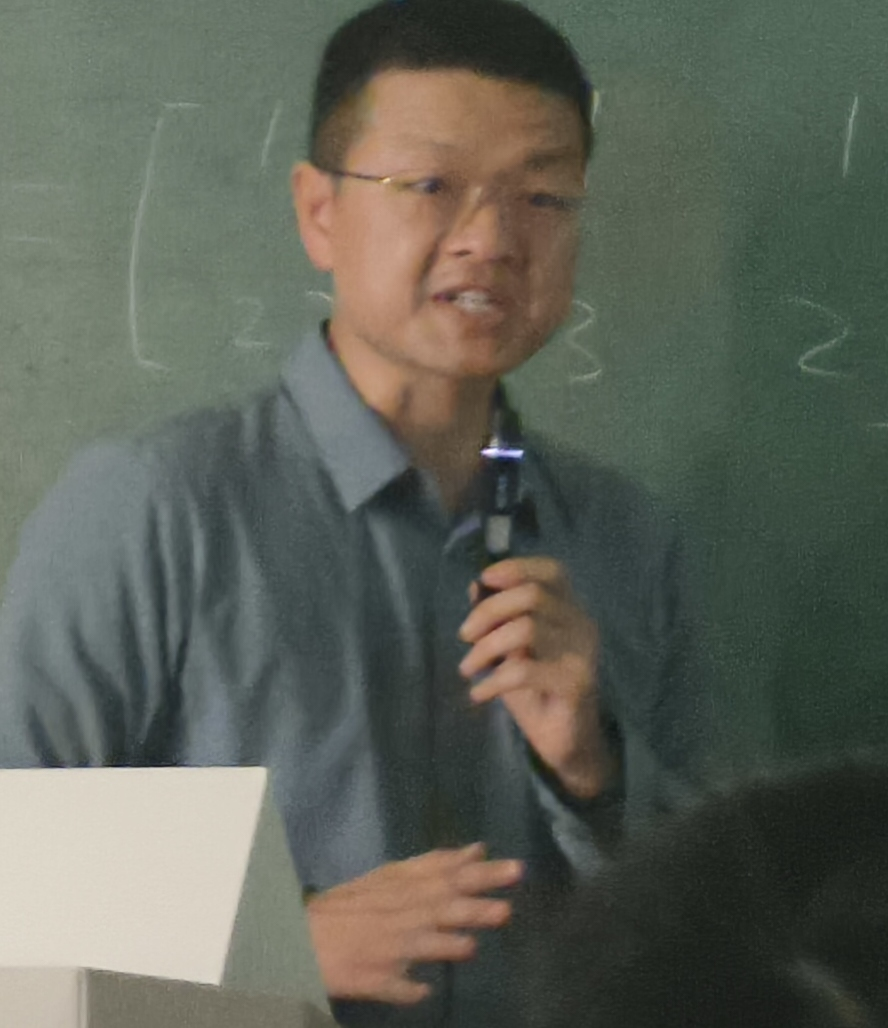
#> input picture AC&KB/yl.jpg, 888 x 1028 px
$ python YLhead_final.py
#> lines starting #> are read from the running program, lines starting #| are printed output that depends on the picture; after the words box and inside, x2 and y2 are one past the last pixel; in counts of white or black regions, pixels touching at a corner belong together
import cv2
y = cv2.imread('yl.jpg')
#> y is the input picture: shape (1028, 888, 3); mean B, G, R 87.7, 98.2, 94.1
q = cv2.imread('qian.jpg')
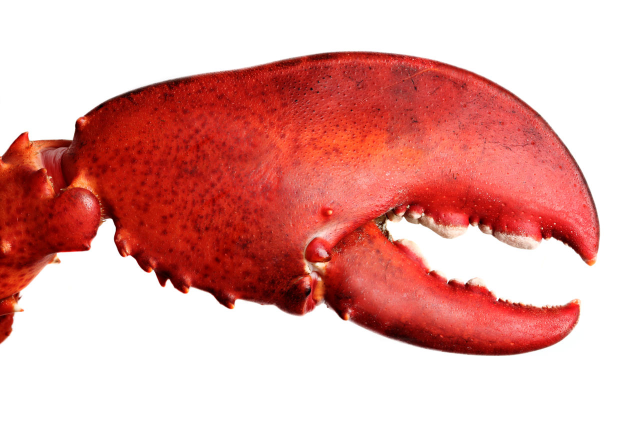
#> input picture AC&KB/qian.jpg, 1280 x 853 px (shown at 1/2 size)
#> q is the input picture: shape (853, 1280, 3); mean B, G, R 162.3, 166.4, 227.8
q = cv2.resize(q,(160,160))
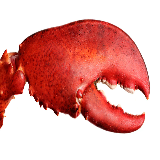
#> q: shape (160, 160, 3); mean B, G, R 162.2, 166.3, 227.7
rq = cv2.flip(q,1)
rq = cv2.resize(rq,(160,140))
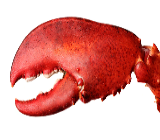
#> rq: shape (140, 160, 3); mean B, G, R 162.2, 166.2, 227.7
M = cv2.getRotationMatrix2D((80,70),-85,1)  #-85是顺时针旋转85度
rq = cv2.warpAffine(rq,M,(160,140),borderValue=(255,255,255)) #旋转后的图像大小不变，白色填充
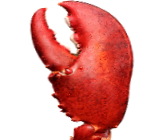
#> rq: shape (140, 160, 3); mean B, G, R 167.7, 171.4, 229.8
y = cv2.resize(y,(400,600))
#> y: shape (600, 400, 3)
for i in range(330,430):# 把y的左手替换为周边布料颜色从左借颜色，向右黏贴，友情提示：lbl立大功了
    for j in range(200,300):
        y[i,j] = y[i,j-10]
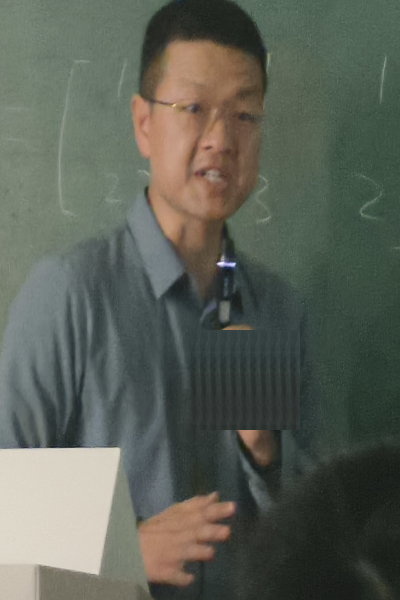
#> y: shape (600, 400, 3); mean B, G, R 86.9, 96.9, 92
qh,qw,qc = q.shape
#> qh = 160; qw = 160; qc = 3
rqh,rqw,rqc = rq.shape
#> rqh = 140; rqw = 160; rqc = 3
yh,yw,yc = y.shape
#> yh = 600; yw = 400; yc = 3
s_h1 = 475
s_w1 = 115
for x_1 in range(qw): #左蟹钳
    for y_1 in range(qh):
            zuo = q[y_1,x_1].tolist()
            if zuo[0]>230 and zuo[1]>230 and zuo[2]>230: #去除白色背景 ，不设置为255是为了把蟹钳边缘的白色也去掉
                continue
            if x_1+s_w1>=yw or y_1+s_h1>=yh: #防止越界
                continue
            if 90<y[y_1+s_h1,x_1+s_w1][2]<135 and x_1<25: #蟹钳与讲台的交界处修缮
                 continue
            y[y_1+s_h1,x_1+s_w1] = q[y_1,x_1]
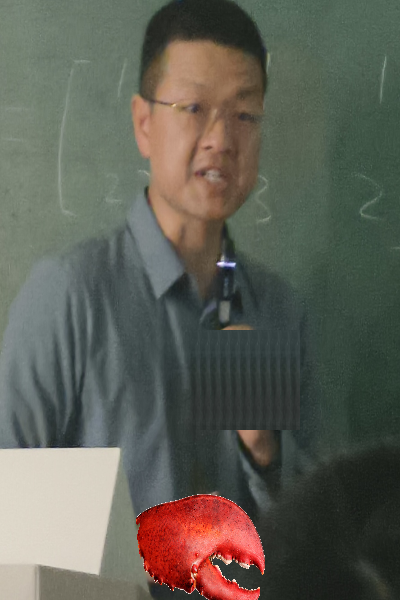
#> y: shape (600, 400, 3); 4.17% of pixels changed, all inside (x1, y1, x2, y2) = (136, 494, 265, 600)
s_h2 = 323#右蟹钳
s_w2 = 170
for x_2 in range(rqw):
    for y_2 in range(rqh):
            you = rq[y_2,x_2].tolist()
            if you[0]>230 and you[1]>230 and you[2]>230: #去除白色背景 ，不设置为255是为了把蟹钳边缘的白色也去掉
                continue
            if x_2+s_w2>=yw or y_2+s_h2>=yh:
                continue
            if x_2+s_w2 in range(270,300) and y_2+s_h2 in range(450,460):
                y[y_2+s_h2,x_2+s_w2] = y[y_2+s_h2,x_2+s_w2-10]
                continue
            if x_2+s_w2 in range(200,250) and y_2+s_h2 in range(450,470):
                y[y_2+s_h2,x_2+s_w2] = [52,56,45] #下左瑕疵
                continue
            if x_2+s_w2 in range(200,350) and y_2+s_h2 in range(450,460): #右蟹钳下边缘与袖口的修缮
                b,g,r = y[y_2+s_h2,x_2+s_w2]
                if b<60 and g<60 and r<60:
                    continue
            y[y_2+s_h2,x_2+s_w2] = rq[y_2,x_2]
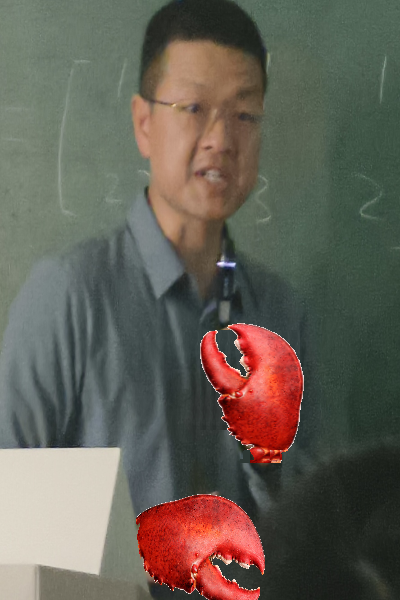
#> y: shape (600, 400, 3); 4.07% of pixels changed, all inside (x1, y1, x2, y2) = (200, 323, 304, 463)
cv2.imshow('Ant_claw is AC , krabby_boyo is KB.', y)
cv2.waitKey(0)
